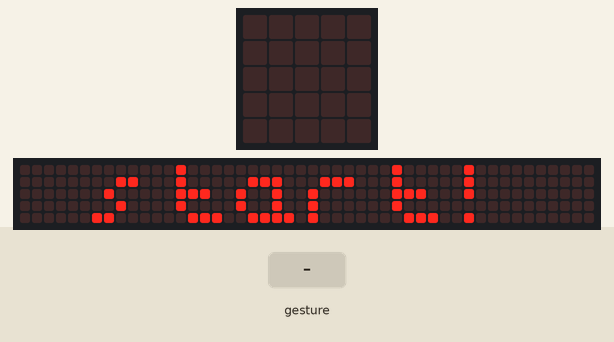
This program was run on a simulated BBC micro:bit (MakeCode). On the bench: the board's 5×5 LED display, a strip that is not on the board, showing the scrolling text unrolled. The inputs (shaded band) are chosen by the test bench. Random numbers come from a fixed seed; a tilt is held for 1.5 s and a shake lasts 1 s, then the board lies face up again; the 48×5 strip is a reading aid, not a part: it shows the text the display is scrolling, unrolled, one strip-width of it at a time.

Above: at 13.7 s.
15.7 s: gesture 'shake'
At 17.0 s:
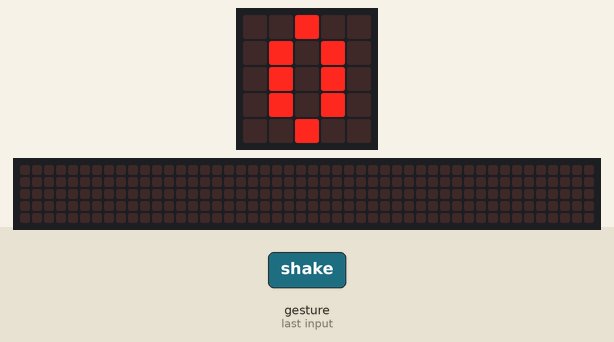
At 18.4 s:
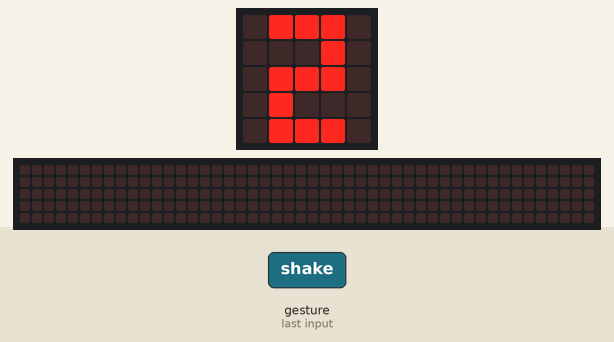

Measured:
- after the input at 15.7 s, the display: changes after 0.20 s (image 1)
- what the display in image 0 shows lasts 0.7 s, from 13.7 s to 14.4 s
- what the display in image 1 shows lasts 1.4 s, from 15.9 s to 17.3 s

The program:

main.ts
```typescript
input.onGesture(Gesture.Shake, function () {
    for (let index = 0; index < 6; index++) {
        note = randint(0, 2)
        if (note == 1) {
            basic.showLeds(`
                . . # . .
                . . # . .
                . # # . .
                . . # . .
                . # # # .
                `)
            basic.pause(1000)
        } else if (note == 2) {
            basic.showLeds(`
                . # # # .
                . . . # .
                . # # # .
                . # . . .
                . # # # .
                `)
            basic.pause(1000)
        } else {
            basic.showLeds(`
                . . # . .
                . # . # .
                . # . # .
                . # . # .
                . . # . .
                `)
            basic.pause(1000)
        }
    }
})
let tuch2 = 0
let tuch0 = 0
let note = 0
basic.showString("skake to start!")
if (note == 0) {

}
basic.forever(function () {
    tuch0 = 0
    tuch2 = 2
    tuch2 = 1
})
```

test.ts
```typescript
// les tests vont ici ; cela ne sera pas compilé si ce paquet est utilisé en tant qu'extension.
```
